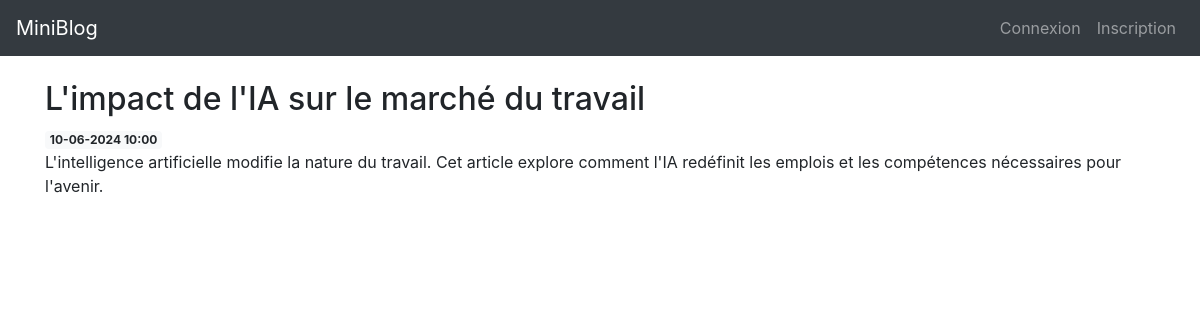
The page /posts/9 on the database as committed earlier.
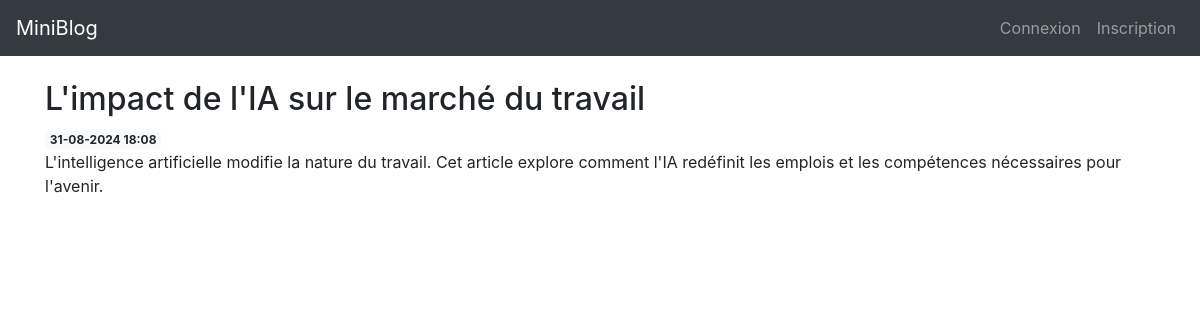
The same page on the database as committed later.
### app/models.py (models this page shows, shortened)
class Post(db.Model):
    id = db.Column(db.Integer, primary_key=True)
    created = db.Column(db.DateTime, nullable=False, default=datetime.now)
    title = db.Column(db.String(200), nullable=False)
    content = db.Column(db.Text, nullable=False)
    user_id = db.Column(db.Integer, db.ForeignKey('user.id'), nullable=False)
    @property
    def formatted_created(self):
        return self.created.strftime("%d-%m-%Y %H:%M")

### app/posts/routes.py (the view)
@bp.route('/<int:post_id>')
def post(post_id):
    post = Post.query.get_or_404(post_id)
    return render_template('post.html', post=post)

### app/templates/post.html (shortened to what this page needs)
{% extends 'base.html' %}
{% block content %}
<h2>{% block title %} {{ post.title }} {% endblock %}</h2>
<span class="badge badge-light">{{ post.formatted_created }}</span>
<p>{{ post.content }}</p>
{% endblock %}

### app/templates/base.html (shortened to what this page needs)
<!doctype html>
<html lang="en">
<head>
  <link rel="stylesheet" href="{{ url_for('static', filename= 'css/style.css') }}">
  <link rel="stylesheet" href="https://stackpath.bootstrapcdn.com/bootstrap/4.3.1/css/bootstrap.min.css"
>
</head>
<body>
  <nav class="navbar navbar-expand-md navbar-dark bg-dark">
    <a class="navbar-brand" href="{{ url_for('index')}}">MiniBlog</a>
    <div class="collapse navbar-collapse" id="navbarNav">
      <ul class="navbar-nav ml-auto">
      {% if current_user.is_authenticated %}
        <li class="nav-item">
          <a class="nav-link" href="{{url_for('users.logout')}}">{{current_user.username}} - Déconnexion</a>
        </li>
      {% else %}
        <li class="nav-item">
          <a class="nav-link" href="{{url_for('users.login')}}">Connexion</a>
        </li>
        <li class="nav-item">
          <a class="nav-link" href="{{url_for('users.add')}}">Inscription</a>
        </li>
      {% endif %}
      </ul>
    </div>
  </nav>
  <div class="container">
    <br/>
    {% block content %} {% endblock %}
  </div>
</body>
</html>

Rows that differ between the two databases and show on the page:
changed Post "L'impact de l'IA sur le marché du travail": formatted_created "10-06-2024 10:00" → "31-08-2024 18:08"
